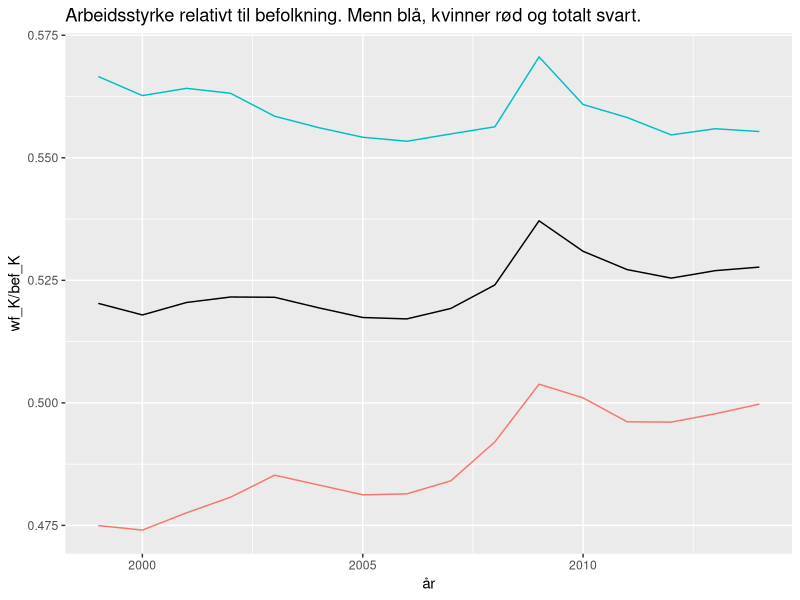
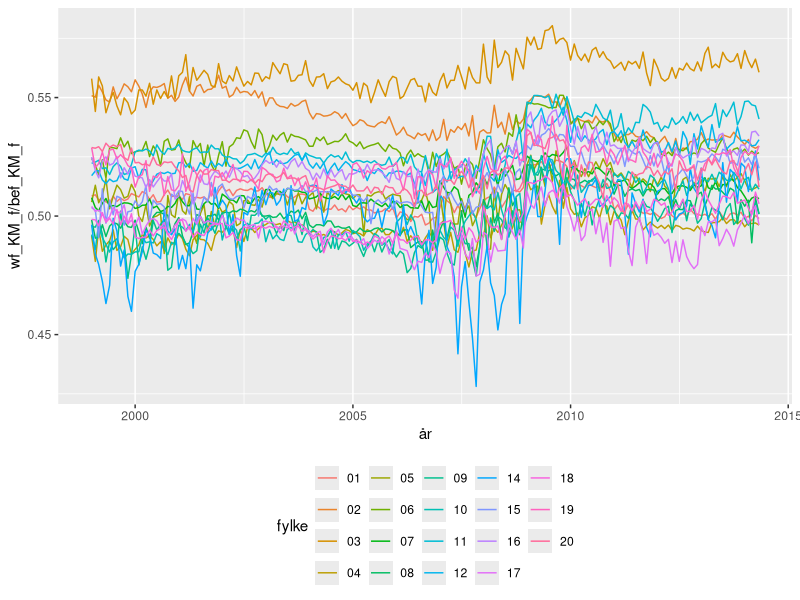
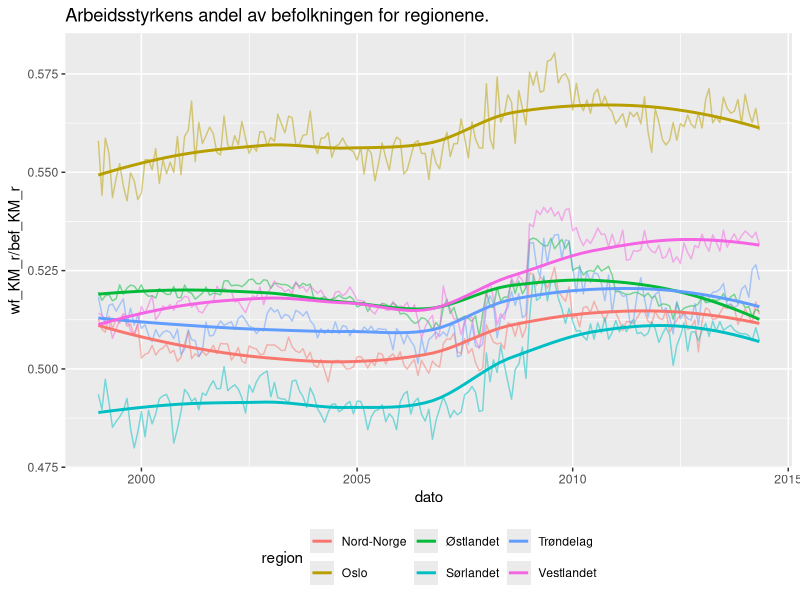
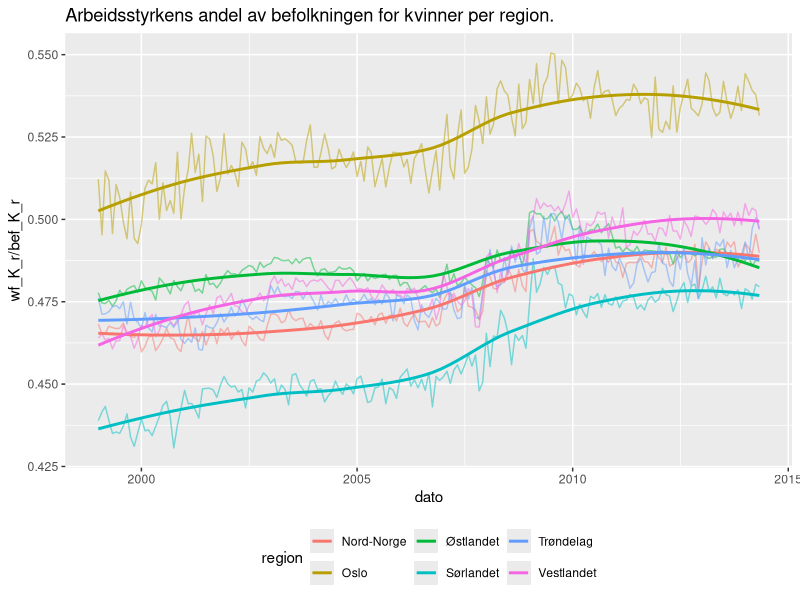
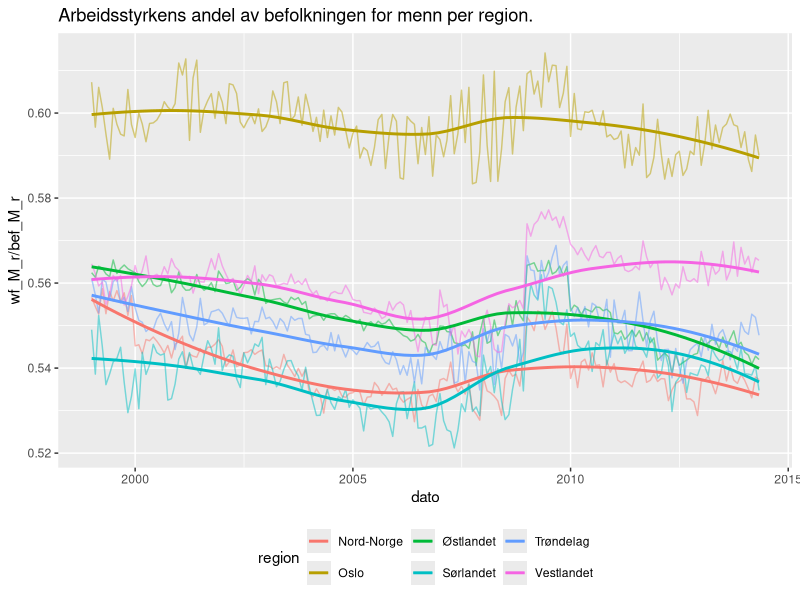

Write R code to recreate these figures, in order. (Note: this script raises an error after producing the figures.)
## ---- chunk 1
library(tidyverse)
library(lubridate)
library(modelr)
library(broom)
## ---- chunk 2
arblos <- read_csv("data/al9914m.csv")
bef <- read_csv("data/bef9914MK.csv")
## ---- chunk 3
names(bef)
## ---- chunk 4
names(arblos)
## ---- chunk 5
arblos <- arblos %>% 
    mutate(
        wf_K = (al_Kvinner/alp_Kvinner)*100,
        wf_M = (al_Menn/alp_Menn)*100,
        wf_KM = wf_K + wf_M
    )
## ---- chunk 6
arblos
## ---- chunk 7
names(bef)
## ---- chunk 8
# årlige data landet samlet
wf <- arblos %>% 
    filter(mnd == 1) %>% 
    group_by(aar) %>% 
    summarise(
        wf_K = sum(wf_K, na.rm = TRUE),
        wf_M = sum(wf_M, na.rm = TRUE),
        wf_KM = wf_K + wf_M
    )
## ---- chunk 9
dim(wf)
names(wf)
## ---- chunk 10
bef <- bef %>%
  mutate(
    bef_K = bef_K_0_14 + bef_K_15_29 + bef_K_30_74 + bef_K_75_105,
    bef_M = bef_M_0_14 + bef_M_15_29 + bef_M_30_74 + bef_M_75_105,
    bef_KM = bef_K + bef_M)
## ---- chunk 11
dim(bef)
names(bef)
## ---- chunk 12
 wf_hjelp <- bef %>%
  group_by(aar) %>%
  summarise(bef_K = sum(bef_K),
            bef_M = sum(bef_M),
            bef_KM = sum(bef_KM))
wf <- left_join(wf, wf_hjelp) 

wf <- wf %>%
  select(aar, bef_K, bef_M, bef_KM, wf_K, wf_M, wf_KM) %>% 
  mutate(år = make_date(aar, month = 1L, day = 1L))

rm(wf_hjelp)
## ---- chunk 13
wf
## ---- chunk 14
wf %>% 
    ggplot(wf, mapping = aes(x = år)) +
  geom_line(mapping = aes(y = wf_K/bef_K, color = "...")) +
  geom_line(mapping = aes(y = wf_M/bef_M, color = "darkblue")) +
  geom_line(mapping = aes(y = wf_KM/bef_KM)) +
  ggtitle("Arbeidsstyrke relativt til befolkning. Menn blå, kvinner rød og totalt svart.") +
  theme(legend.position = "none")
## ---- chunk 15
names(arblos)
## ---- chunk 16
# årlige data per fylke
wf_f <- arblos %>% 
    mutate(
        fylke = substr(knr, start = 1, stop = 2)
    ) %>% 
    group_by(aar, mnd, fylke) %>% 
    summarise(
        wf_K_f = sum(wf_K, na.rm = TRUE),
        wf_M_f = sum(wf_M, na.rm = TRUE),
        wf_KM_f = wf_K_f + wf_M_f
    ) %>% 
    mutate(år = make_date(aar, mnd, day=1L)) %>% 
    select(aar, mnd, år, fylke, wf_K_f, wf_M_f, wf_KM_f)
## ---- chunk 17
print(wf_f, n = 5)
## ---- chunk 18
bef_f <- bef %>% 
      mutate(
        fylke = substr(knr, start = 1, stop = 2)
    ) %>% 
    group_by(aar, fylke) %>% 
    summarise(
        bef_K_f = sum(bef_K, na.rm = TRUE),
        bef_M_f = sum(bef_M, na.rm = TRUE),
        bef_KM_f = bef_K_f + bef_M_f
    ) %>% 
    select(aar, fylke, bef_K_f, bef_M_f, bef_KM_f)
## ---- chunk 19
bef_f
## ---- chunk 20
wf_f_bef <- wf_f %>% 
  right_join(bef_f) %>% 
  arrange(fylke, aar, mnd)
## ---- chunk 21
print(arrange(wf_f_bef, fylke, aar, mnd))
## ---- chunk 22
# kvinner og menn
wf_f_bef %>%
  ggplot() +
  geom_line(wf_f_bef, mapping = aes(x = år,
                                    y = wf_KM_f/bef_KM_f,
                                    color = fylke)) +
  theme(legend.position = "bottom")
## ---- chunk 23
# region
wf_r <- wf_f_bef %>% 
    mutate(
         dato = ymd(paste(aar, mnd, "01", sep = "-")),
        region = case_when(
            as.numeric(fylke) == 3 ~ "Oslo",
            as.numeric(fylke) %in% c(1:2, 4:8) ~ "Østlandet",
            as.numeric(fylke) %in% c(9, 10) ~ "Sørlandet",
            as.numeric(fylke) %in% c(11, 12, 14, 15) ~ "Vestlandet",
            as.numeric(fylke) %in% c(16, 17) ~ "Trøndelag",
            as.numeric(fylke) %in% c(18, 19, 20) ~ "Nord-Norge"
        )
    ) %>% 
    group_by(dato, region) %>% 
    summarise(
        wf_K_r = sum(wf_K_f, na.rm = TRUE),
        wf_M_r = sum(wf_M_f, na.rm = TRUE),
        wf_KM_r = wf_K_r + wf_M_r,
        bef_K_r = sum(bef_K_f, na.rm = TRUE),
        bef_M_r = sum(bef_M_f, na.rm = TRUE),
        bef_KM_r = bef_K_r + bef_M_r
    ) %>% 
    select(dato, region, wf_K_r, wf_M_r, wf_KM_r, bef_K_r, bef_M_r, bef_KM_r)
## ---- chunk 24
# kvinner og menn
wf_r %>% 
  ggplot(wf_r, mapping = aes(x = dato, 
                             y = wf_KM_r/bef_KM_r,
                             color = region)) +
  geom_line(alpha = 0.5) +
  geom_smooth(se = FALSE) +
  theme(legend.position = "bottom") +
  ggtitle("Arbeidsstyrkens andel av befolkningen for regionene.")
## ---- chunk 25
# kvinner
wf_r %>% 
  ggplot(wf_r, mapping = aes(x = dato, 
                             y = wf_K_r/bef_K_r,
                             color = region)) +
  geom_line(alpha = 0.5) +
  geom_smooth(se = FALSE) +
  theme(legend.position = "bottom") +
  ggtitle("Arbeidsstyrkens andel av befolkningen for kvinner per region.")
## ---- chunk 26
# menn
wf_r %>% 
  ggplot(wf_r, mapping = aes(x = dato, 
                             y = wf_M_r/bef_M_r,
                             color = region)) +
  geom_line(alpha = 0.5) +
  geom_smooth(se = FALSE) +
  theme(legend.position = "bottom") +
  ggtitle("Arbeidsstyrkens andel av befolkningen for menn per region.")
## ---- chunk 27
arblos_by_knr <- arblos %>% 
    group_by(knr, knavn) %>% 
    nest()
## ---- chunk 28
print(arblos_by_knr, n = 4)
arblos_by_knr$data[[1]]
## ---- chunk 29
mod1 <- 
## ---- chunk 30
#arblos_by_knr <- 
## ---- chunk 31
arblos_by_knr
## ---- chunk 32
kom_str <- bef %>% 
    filter(aar == 2014) %>% 
    mutate(
        k_str = case_when(
            bef_KM <= 2500 ~ "Svært liten",
            bef_KM > 2500 & bef_KM <= 6000 ~ "Liten",
            bef_KM > 6000 & bef_KM <= 20000 ~ "Middels",
            bef_KM > 20000 & bef_KM <= 60000 ~ "Stor",
            bef_KM > 60000 & bef_KM <= 1000000 ~ "Svært stor"
        )
    ) %>% 
    select(knr, knavn, bef_KM, k_str)
head(kom_str)
## ---- chunk 33
#modell arbeidsløse resultat
#mod_arbl_re <- 
## ---- chunk 34
print(mod_arbl_re, n = 10)
## ---- chunk 35
kom_str_mod <- mod_arbl_re %>% 
    left_join(kom_str, by = c("knr", "knavn")) 
## ---- chunk 36
print(kom_str_mod, n = 5)
## ---- chunk 37
kom_str_mod %>% 
    filter(term == "alp_15_29") %>% 
    filter(estimate > -500 & estimate < 500 ) %>%
    filter(p.value...9 < 0.05) %>% 
    ggplot(mapping = aes(
        x = estimate,
        y = p.value...9,
        colour = k_str
        )
        ) +
    geom_point()
## ---- chunk 38
#kom_str_mod %>% 
## ---- chunk 39
kom_str_mod %>% 
    filter(term == "alp_15_29") %>% 
    group_by(k_str) %>% 
    summarise(n = n())
## ---- chunk 40
kom_str_mod %>% 
    filter(term == "alp_15_29") %>% 
    filter(estimate > - 500 & estimate < 500 ) %>%
    filter(p.value...9 < 0.05) %>% 
    group_by(k_str) %>% 
    summarise(n = n())
## ---- chunk 41
kom_str_mod %>% 
    filter(term == "alp_30_74") %>% 
    filter(estimate > - 500 & estimate < 500 ) %>%
    filter(p.value...9 < 0.05) %>% 
    group_by(k_str) %>% 
    summarise(n = n())
## ---- chunk 42
kom_str_mod %>% 
    filter(term == "alp_15_29") %>% 
    filter(p.value...9 < 0.05) %>% 
    group_by(k_str) %>% 
    summarise(mean_15_29 = mean(estimate))
## ---- chunk 43
kom_str_mod %>% 
    filter(term == "alp_30_74") %>% 
    filter(p.value...9 < 0.05) %>% 
    group_by(k_str) %>% 
    summarise(mean_30_74 = mean(estimate))
## ---- chunk 44
kom_str_mod %>% 
    filter(term == "alp_15_29") %>% 
    filter(p.value...9 < 0.05) %>% 
    group_by(k_str) %>% 
    summarise(n = n())
## ---- chunk 45
kom_str_mod %>% 
    filter(term == "alp_30_74") %>% 
    filter(p.value...9 < 0.05) %>% 
    group_by(k_str) %>% 
    summarise(n = n())
## ---- chunk 46
#siste
